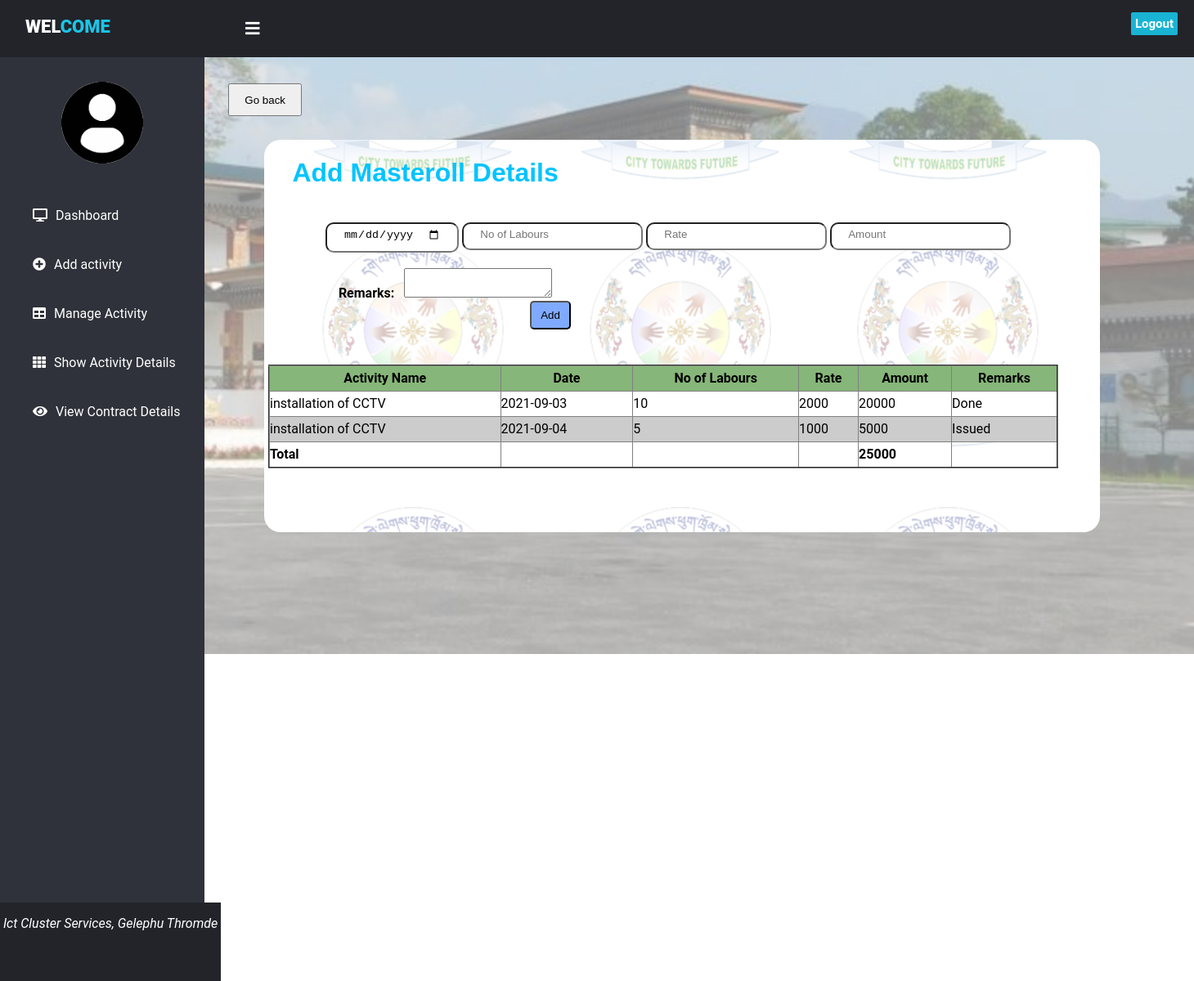
Screenshot of /add_masteroll.php?id=33 with the database file from the repository.
### tables this page shows
CREATE TABLE `masteroll` (
  `id` int(11) NOT NULL,
  `date` date NOT NULL,
  `no_of_labours` int(11) NOT NULL,
  `rate` int(11) NOT NULL,
  `amount` int(11) NOT NULL,
  `remarks` varchar(1000) NOT NULL,
  `user_id` int(11) NOT NULL,
  `activity_id` int(11) NOT NULL
);

CREATE TABLE `activity` (
  `id` int(11) NOT NULL,
  `activity_name` varchar(100) NOT NULL,
  `FY` int(11) NOT NULL,
  `approved_budget` int(11) NOT NULL,
  `technical_sanction` varchar(1000) NOT NULL,
  `adms_fs` varchar(1000) NOT NULL,
  `nit` varchar(1000) NOT NULL,
  `created_date` timestamp NOT NULL DEFAULT CURRENT_TIMESTAMP ON UPDATE CURRENT_TIMESTAMP,
  `user_id` int(11) NOT NULL,
  `mode_of_execution` varchar(100) NOT NULL
);

### add_masteroll.php (the view, shortened to what this page needs)
<!DOCTYPE html>
<html>
<head>
<link href="https://cdnjs.cloudflare.com/ajax/libs/font-awesome/5.13.0/css/all.min.css" rel="stylesheet">
<link rel="stylesheet" href="css/style.css">
</head>
<body>
<header>
	<label for="check">
	<i class="fas fa-bars" id="sidebar_btn"></i>
	</label>
	<div class="left_area">
	<h3>&nbsp;&nbsp;Wel<span>come</span></h3>
	</div>
	<div class="right_area">
	<a href="logout.php" class="logout_btn">Logout</a>
</header>
	<div class="sidebar">
	<center>
	<img src="images/profile.jpg" class="profile_image" alt="">
	</center>
	<a href="dashboard.php"><i class="fas fa-desktop"></i><span>Dashboard</span></a>
	<a href="add_activity.php"><i class="fa fa-plus-circle"></i><span>Add activity</span></a>
	<a href="manage_activity.php"><i class="fas fa-table"></i><span>Manage Activity</span></a>
	<a href="show_activity.php"><i class="fas fa-th"></i><span>Show Activity Details</span></a>
	<a href="view_contract_details.php"><i class="fa fa-eye"></i><span>View Contract Details</span></a>
	</div>
	<div class="content">
	<button type="button" class="btn btn-primary" style="width:90px;height:5%;margin-top:7%;margin-left:2%;"><a href="view_departmental.php" style="color:black;text-decoration: none;">Go back</a></button>
	<div class="display4">
	<h1>&nbsp;&nbsp;&nbsp; Add Masteroll Details</h1>
	<div class="input-group" style="padding:0px 30px;">
	<form method="post" action ="" style="position:absolute;margin-top:5px;margin-left:5px;border-radius:5px;">
	<ul>
	<li><input type="date" name="date" class="form-control1" placeholder="Date" required></li>
	<li><input type="text" name="no_of_labours" class="form-control1" placeholder="No of Labours" required></li>
	<li><input type="text" name="rate" class="form-control1"placeholder="Rate"  ></li>
	<li><input type="text" name="amount" class="form-control1"placeholder="Amount" readonly  ></li></br></br>
	<li><b>Remarks:</b>&nbsp;&nbsp;&nbsp;<textarea name="remarks"  ></textarea></li></br>
	<input type="submit" name="add"  value="Add" class="form-control" style="cursor:pointer;background-color:#80aaff;border-radius:5px;width:50px;height:35px;margin-left:250px;">
	</form>
	<?php
	include('connection.php');
	$a_id=$_GET['id'];
	$query="SELECT SUM(amount) as sum from masteroll,activity where masteroll.activity_id=activity.id and activity_id='$a_id'";
	$query_result = mysqli_query($db,$query) or die("database error:".mysqli_error($db));
	while($row = mysqli_fetch_assoc($query_result)){
		$output=$row['sum'];
		}
	$sql = "SELECT masteroll.*,activity.activity_name FROM masteroll,activity WHERE activity.id=masteroll.activity_id AND masteroll.activity_id='$a_id'";
	$results = mysqli_query($db,$sql) or die("database error:".mysqli_error($db));
?>
	<table align="center" border="2" cellspacing="0" cellpadding="0" style="width:110%;line-height:30px;margin-left:-70px;margin-top:5%;border-collapse:collapse;position:absolute;">
		<tr>
			<th>Activity Name </th>
			<th>Date</th>
			<th>No of Labours</th>
			<th>Rate</th>
			<th>Amount</th>
			<th>Remarks</th>
			</tr>
			<tbody>
		<?php while($row = mysqli_fetch_assoc($results)){?>
		<tr><td><?php echo $row['activity_name']?></td>
		<td><?php echo $row['date'];?></td>
		<td><?php echo $row['no_of_labours'];?></td>
		<td><?php echo $row['rate'];?></td>
		<td><?php echo $row['amount'];?></td>
		<td><?php echo $row['remarks'];?></td>
		</tr>
		<?php }?>
		<tr>
		<td><b>Total</b></td>
		<td></td>
		<td></td>
		<td></td>
		<td><b><?php echo $output;?></b></td>
		</tr>
	</tbody>
	</table>
	<?php include "footer.php"?>
</body>
</html>

### css/style.css (style rules this page uses)
.display4 { border:2px none; background-image:url('../images/logo1.png'); border-radius:20px; background-color:#fff; width:70%; height:40%; margin-left:5%; margin-top:2%; position:absolute; background-position:center; }
.display4 h1 { font-family:Sans-serif; color: #03c4ff; }
header { position:fixed; background: #22242A; padding: 20px; width: 100%; height:30px; }
.left_area h3 { color:#fff; margin:0; text-transform:uppercase; font-size:22px; font-weight:900; }
.left_area span { color:#1DC4E7; }
.logout_btn { padding:5px; background:#19B3D3; text-decoration:none; float:right; margin-top:-30px; margin-right:40px; border-radius:2px; font-size:15px; font-weight:600; color:#fff; transition:0.5s; transition-property:background; }
.sidebar { background:#2F323A; margin-top:70px; padding-top:30px; position:absolute; left:0; width:250px; height:100%; transition:0.5s; transition-property:left; }
.sidebar .profile_image { width:100px; height:100px; border-radius:100px; margin-bottom:10px; }
.sidebar a { color:#fff; display:block; width:100%; line-height:60px; text-decoration:none; padding-left:40px; box-sizing:border-box; transition:0.5s; transition-property:background; }
.sidebar i { padding-right:10px; }
label #sidebar_btn { z-index:1; color:#fff; position:fixed; cursor:pointer; left:300px; font-size:20px; margin:5px 0; transition:0.5s; transition-property:color; }
.content { margin-left:250px; background:url('../images/gelephu1.png'); background-position:right; background-size:cover; height: 100vh; width: 100%; transition:0.5s; }
.form-control1 { border-radius:10px; padding:5px 20px 10px; }
label { font-family:Serif; font-weight: bold; font-size: 20px; }
th { margin-left:10px; background-color:#86b679; line-height:30px; }
tr:nth-child(even) { background-color:#ccc; }
tr:nth-child(odd) { background-color:#fff; }

### add_masteroll.php (style rules this page uses)
body { margin:0; padding:0; font-family:"Roboto", sans-serif; }
form ul { list-style-type: none; }
form ul li { display: inline-block; }

### rows the page displays
masteroll: activity.activity_name "installation of CCTV", date "2021-09-03", no_of_labours "10", rate "2000", amount "20000", remarks "Done"
masteroll: activity.activity_name "installation of CCTV", date "2021-09-04", no_of_labours "5", rate "1000", amount "5000", remarks "Issued"

### other values shown
$output "25000"
